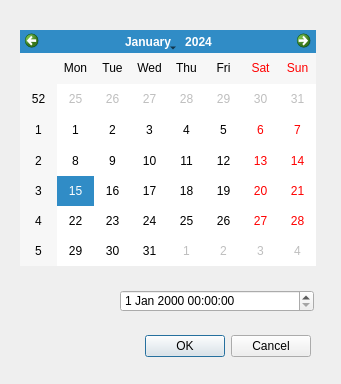
<?xml version="1.0" encoding="UTF-8"?>
<ui version="4.0">
 <class>SetTimeWindow</class>
 <widget class="QDialog" name="SetTimeWindow">
  <property name="geometry">
   <rect>
    <x>0</x>
    <y>0</y>
    <width>341</width>
    <height>384</height>
   </rect>
  </property>
  <property name="windowTitle">
   <string>Dialog</string>
  </property>
  <widget class="QDialogButtonBox" name="SetTimeButton">
   <property name="geometry">
    <rect>
     <x>110</x>
     <y>330</y>
     <width>201</width>
     <height>32</height>
    </rect>
   </property>
   <property name="orientation">
    <enum>Qt::Horizontal</enum>
   </property>
   <property name="standardButtons">
    <set>QDialogButtonBox::Cancel|QDialogButtonBox::Ok</set>
   </property>
  </widget>
  <widget class="QCalendarWidget" name="calendarWidget">
   <property name="geometry">
    <rect>
     <x>20</x>
     <y>30</y>
     <width>296</width>
     <height>236</height>
    </rect>
   </property>
  </widget>
  <widget class="QDateTimeEdit" name="SetTimeEdit">
   <property name="geometry">
    <rect>
     <x>120</x>
     <y>290</y>
     <width>194</width>
     <height>22</height>
    </rect>
   </property>
  </widget>
 </widget>
 <resources/>
 <connections>
  <connection>
   <sender>SetTimeButton</sender>
   <signal>accepted()</signal>
   <receiver>SetTimeWindow</receiver>
   <slot>accept()</slot>
   <hints>
    <hint type="sourcelabel">
     <x>248</x>
     <y>254</y>
    </hint>
    <hint type="destinationlabel">
     <x>157</x>
     <y>274</y>
    </hint>
   </hints>
  </connection>
  <connection>
   <sender>SetTimeButton</sender>
   <signal>rejected()</signal>
   <receiver>SetTimeWindow</receiver>
   <slot>reject()</slot>
   <hints>
    <hint type="sourcelabel">
     <x>316</x>
     <y>260</y>
    </hint>
    <hint type="destinationlabel">
     <x>286</x>
     <y>274</y>
    </hint>
   </hints>
  </connection>
 </connections>
</ui>
